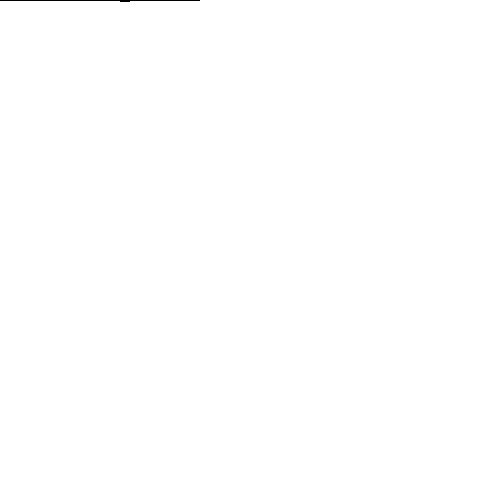
Frame 1 (no input)
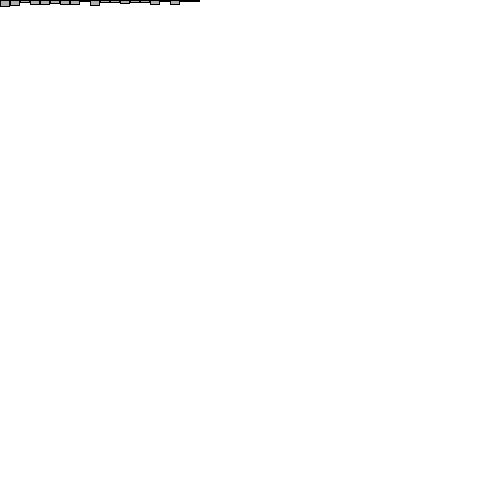
Frame 60 (the mouse pressed at the canvas centre just before this capture)
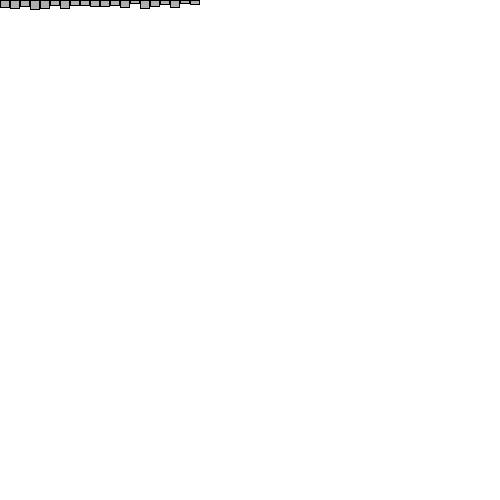
Frame 120 (the mouse held since frame 60 and released just before this capture)

The Processing sketch that drew these frames (run headless with seeded random() and noise(); from frame 60 on, the mouse is pressed at the canvas centre):

// Processing sketch: Random
// ── Random.pde

float[] randomCounts;

void setup(){
 size(500,500); 
 randomCounts = new float[20];
}

void draw(){
  background(255);
  
  int index = int(random(randomCounts.length));
  randomCounts[index]++;
  
  stroke(0);
  fill(175);
  for(int x=0; x<randomCounts.length; x++){
   rect(x*10, 0,9, randomCounts[x]);  
  }
}
